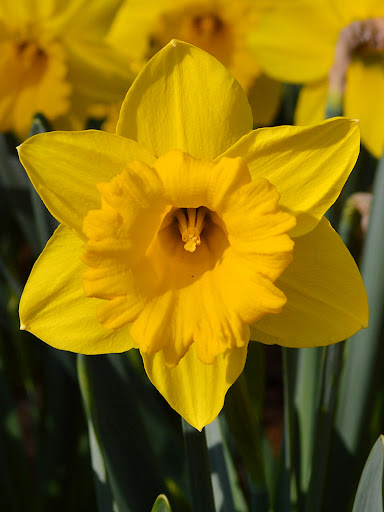
#> input picture dafpy/daffs1.jpeg, 384 x 512 px
$ python jpegtotxt.py
#> lines starting #> are read from the running program, lines starting #| are printed output that depends on the picture
from PIL import Image
import numpy as np

# Load image
image_path = "daffs1.jpeg"  # Replace with your image file
img = Image.open(image_path)
#> img is the input picture: PIL image 384x512 RGB; mean R, G, B 136.7, 109.6, 10.8

# Convert to grayscale (optional, if you only need brightness values)
img = img.convert("L")
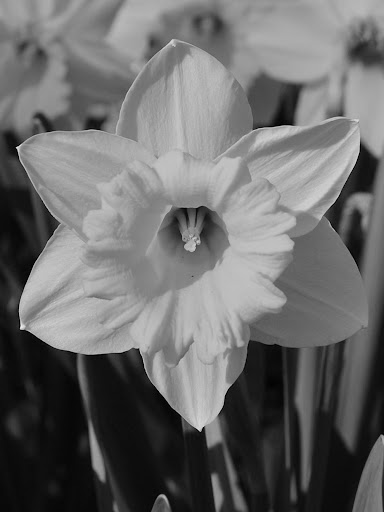
#> img: PIL image 384x512 L; min 0, max 236, mean 106.4

# Convert image to a NumPy array
pixels = np.array(img)

arrayshape = pixels.shape
#> arrayshape = (512, 384)

maxsize = 2048


pixels = np.pad(pixels, [(0, maxsize-arrayshape[0]), (0, maxsize-arrayshape[1])], mode='constant')
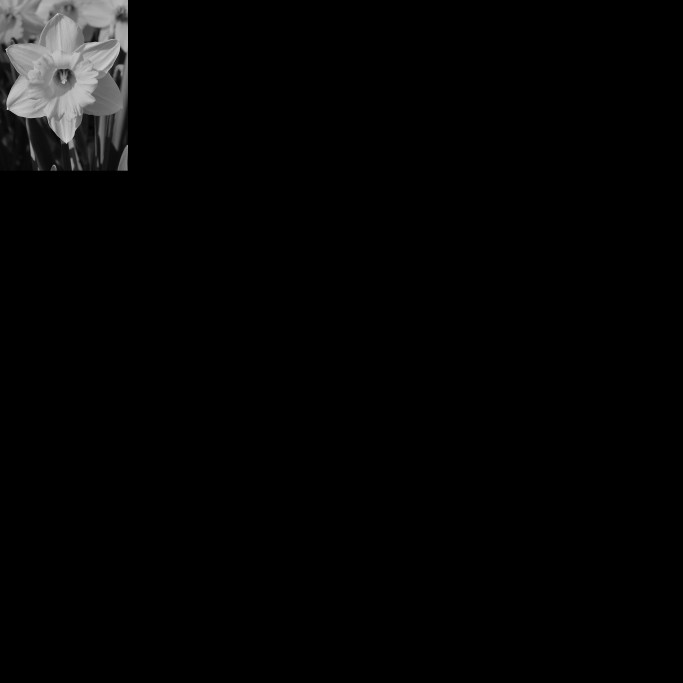
#> pixels: shape (2048, 2048) (shown at 1/3 size); min 0, max 236, mean 5
print(arrayshape[1])
#| 384
# Flatten the pixel values into a single column
#pixel_column = pixels.flatten()
pixel_row = pixels.flatten()

# Save pixel values to a TXT file
output_file = "pixel_data.txt"
#np.savetxt(output_file, pixel_column, fmt="%d")
np.savetxt(output_file, [pixel_row], fmt="%d", delimiter=" ")
print(f"Pixel data saved to {output_file}")
